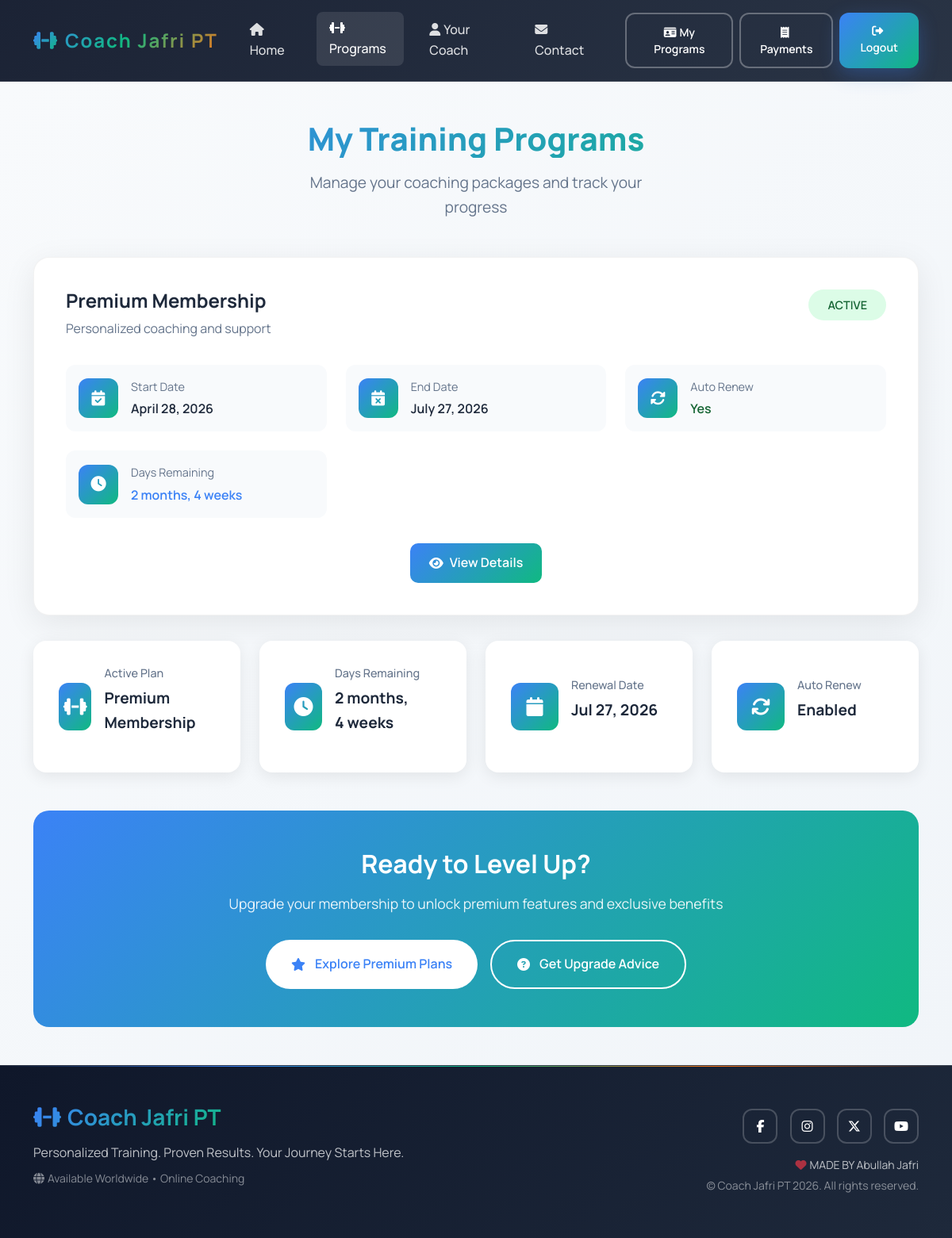
Page /memberships/my/ (signed in) on the committed database.
### memberships/models.py (models this page shows, shortened)
class Membership(models.Model):
    STATUS_CHOICES = [
        ("pending", "Pending"),
        ("active", "Active"),
        ("expired", "Expired"),
        ("canceled", "Canceled"),
        ("postponed", "Postponed"),
    ]
    user = models.ForeignKey(settings.AUTH_USER_MODEL, on_delete=models.CASCADE)
    plan = models.ForeignKey(MembershipPlan, on_delete=models.PROTECT)
    start_date = models.DateTimeField(default=timezone.now)
    end_date = models.DateTimeField(blank=True, null=True)
    status = models.CharField(max_length=20, choices=STATUS_CHOICES, default="pending")
    auto_renew = models.BooleanField(default=True)
    scheduled_time = models.DateTimeField(
        blank=True,
        null=True,
        help_text="The daily session start time (date portion is ignored; only time matters).",
    )
    duration_minutes = models.PositiveIntegerField(
        default=60,
        help_text="Session length in minutes.",
    )
    coach_notes = models.TextField(
        blank=True,
        help_text="Permanent instructions from the coach — always visible to the trainee.",
    )
    postponed_remaining_days = models.PositiveIntegerField(
        blank=True,
        null=True,
        help_text="Days remaining when the membership was postponed. Used to restore the countdown on re-activation.",
    )
    class Meta:
        ordering = ["-start_date"]
        unique_together = ("user", "plan", "start_date")

class MembershipPlan(models.Model):
    BILLING_CYCLE_CHOICES = [
        ("monthly", "Monthly"),
        ("quarterly", "Quarterly"),
        ("yearly", "Yearly"),
    ]
    name = models.CharField(max_length=100)
    slug = models.SlugField(unique=True)
    description = models.TextField(blank=True)
    price = models.DecimalField(max_digits=8, decimal_places=2)
    duration_days = models.PositiveIntegerField(default=30)
    billing_cycle = models.CharField(
        max_length=20, choices=BILLING_CYCLE_CHOICES, default="monthly"
    )
    is_active = models.BooleanField(default=True)
    featured = models.BooleanField(default=False)
    class Meta:
        ordering = ["price"]

### memberships/views.py (the view)
# urls.py: path("my/", views.my_memberships, name="my_memberships"),
@login_required
def my_memberships(request):
    memberships = Membership.objects.filter(user=request.user).select_related("plan")
    return render(request, "memberships/my_memberships.html", {"memberships": memberships})

### core/context_processors.py (called while the page is built)
def site_settings(_request):
    return {
        "SITE_NAME": settings.SITE_NAME,
        "SITE_TAGLINE": settings.SITE_TAGLINE,
        "STRIPE_PUBLISHABLE_KEY": settings.STRIPE_PUBLISHABLE_KEY,
    }

### templates/memberships/my_memberships.html (shortened to what this page needs)
{% extends "base.html" %}
{% load static %}
{% block content %}
<section class="memberships-section">
  <div class="container">
    <div class="page-header">
      <h1>My Training Programs</h1>
      <p class="page-subtitle">Manage your coaching packages and track your progress</p>
    </div>
    {% if memberships %}
      <div class="memberships-container">
        {% for membership in memberships %}
        <div class="membership-card">
          <div class="membership-header">
            <div class="plan-info">
              <h2>{{ membership.plan.name }}</h2>
              <p class="plan-description">Personalized coaching and support</p>
            </div>
            <div class="status-badge {% if membership.status == 'active' %}active{% else %}inactive{% endif %}">
              {{ membership.status|title }}
            </div>
          </div>
          <div class="membership-details">
            <div class="detail-grid">
              <div class="detail-item">
                <div class="detail-icon">
                  <i class="fas fa-calendar-check"></i>
                </div>
                <div class="detail-content">
                  <label>Start Date</label>
                  <span class="detail-value">{{ membership.start_date|date:"F d, Y" }}</span>
                </div>
              </div>
              <div class="detail-item">
                <div class="detail-icon">
                  <i class="fas fa-calendar-times"></i>
                </div>
                <div class="detail-content">
                  <label>End Date</label>
                  <span class="detail-value">{{ membership.end_date|date:"F d, Y" }}</span>
                </div>
              </div>
              <div class="detail-item">
                <div class="detail-icon">
                  <i class="fas fa-sync-alt"></i>
                </div>
                <div class="detail-content">
                  <label>Auto Renew</label>
                  <span class="detail-value {% if membership.auto_renew %}renewing{% else %}not-renewing{% endif %}">
                    {{ membership.auto_renew|yesno:"Yes,No" }}
                  </span>
                </div>
              </div>
              <div class="detail-item">
                <div class="detail-icon">
                  <i class="fas fa-clock"></i>
                </div>
                <div class="detail-content">
                  <label>Days Remaining</label>
                  <span class="detail-value days-remaining">
                    {{ membership.end_date|timeuntil:membership.start_date }}
                  </span>
                </div>
              </div>
            </div>
          </div>
          <div class="membership-actions">
            <a href="{% url 'memberships:membership_detail' membership.pk %}" class="action-btn primary">
              <i class="fas fa-eye"></i>
              View Details
            </a>
          </div>
        </div>
        {% endfor %}
      </div>
      <div class="membership-stats">
        <div class="stat-card">
          <div class="stat-icon">
            <i class="fas fa-dumbbell"></i>
          </div>
          <div class="stat-content">
            <h3>Active Plan</h3>
            <p class="stat-value">{{ memberships.0.plan.name }}</p>
          </div>
        </div>
        <div class="stat-card">
          <div class="stat-icon">
            <i class="fas fa-clock"></i>
          </div>
          <div class="stat-content">
            <h3>Days Remaining</h3>
            <p class="stat-value">{{ memberships.0.end_date|timeuntil:memberships.0.start_date }}</p>
          </div>
        </div>
        <div class="stat-card">
          <div class="stat-icon">
            <i class="fas fa-calendar"></i>
          </div>
          <div class="stat-content">
            <h3>Renewal Date</h3>
            <p class="stat-value">{{ memberships.0.end_date|date:"M d, Y" }}</p>
          </div>
        </div>
        <div class="stat-card">
          <div class="stat-icon">
            <i class="fas fa-sync"></i>
          </div>
          <div class="stat-content">
            <h3>Auto Renew</h3>
            <p class="stat-value {% if memberships.0.auto_renew %}renewing{% else %}not-renewing{% endif %}">
              {{ memberships.0.auto_renew|yesno:"Enabled,Disabled" }}
            </p>
          </div>
        </div>
      </div>
      <div class="upgrade-section">
        <div class="upgrade-content">
          <h2>Ready to Level Up?</h2>
          <p>Upgrade your membership to unlock premium features and exclusive benefits</p>
          <div class="upgrade-actions">
            <a href="{% url 'memberships:plan_list' %}" class="upgrade-btn primary">
              <i class="fas fa-star"></i>
              Explore Premium Plans
            </a>
            <a href="{% url 'core:contact' %}" class="upgrade-btn secondary">
              <i class="fas fa-question-circle"></i>
              Get Upgrade Advice
            </a>
          </div>
        </div>
      </div>
    {% endif %}
  </div>
</section>
{% endblock content %}

### static/css/gymfit.css (style rules this page uses)
:root { --color-surface: #ffffff; --color-surface-muted: #f8fafc; --color-surface-dark: #0f172a; --color-text-primary: #0f172a; --color-text-secondary: #475569; --color-text-muted: #64748b; --color-text-light: #94a3b8; --color-primary: #2563eb; --color-primary-dark: #1d4ed8; --color-primary-light: #3b82f6; --color-accent: #10b981; --color-accent-dark: #059669; --color-warm: #f97316; --color-warm-dark: #ea580c; --gradient-brand: linear-gradient(135deg, #2563eb 0%, #10b981 50%, #f97316 100%); --gradient-subtle: linear-gradient(135deg, rgba(37, 99, 235, 0.1) 0%, rgba(16, 185, 129, 0.1) 50%, rgba(249, 115, 22, 0.1) 100%); }
body { font-family: "Manrope", "Poppins", "Helvetica Neue", Arial, sans-serif; color: var(--color-text-primary); background-color: #f8fafc; line-height: 1.6; }
.membership-card { background: var(--color-surface); border-radius: 20px; border: 1px solid rgba(15, 23, 42, 0.08); box-shadow: 0 8px 32px rgba(15, 23, 42, 0.08); transition: all 0.3s ease; overflow: hidden; }

### rows in the picture
Membership: plan.name "Premium Membership", status "ACTIVE", start_date "April 28, 2026", end_date "July 27, 2026", auto_renew "Yes", end_date "2 months, 4 weeks", end_date+start_date "2 months, 4 weeks", end_date "Jul 27, 2026", auto_renew "Enabled"

### other values in the picture
{{ SITE_NAME }} "Coach Jafri PT"
{{ SITE_TAGLINE }} "Personalized Training. Proven Results. Your Journey Starts Here."
